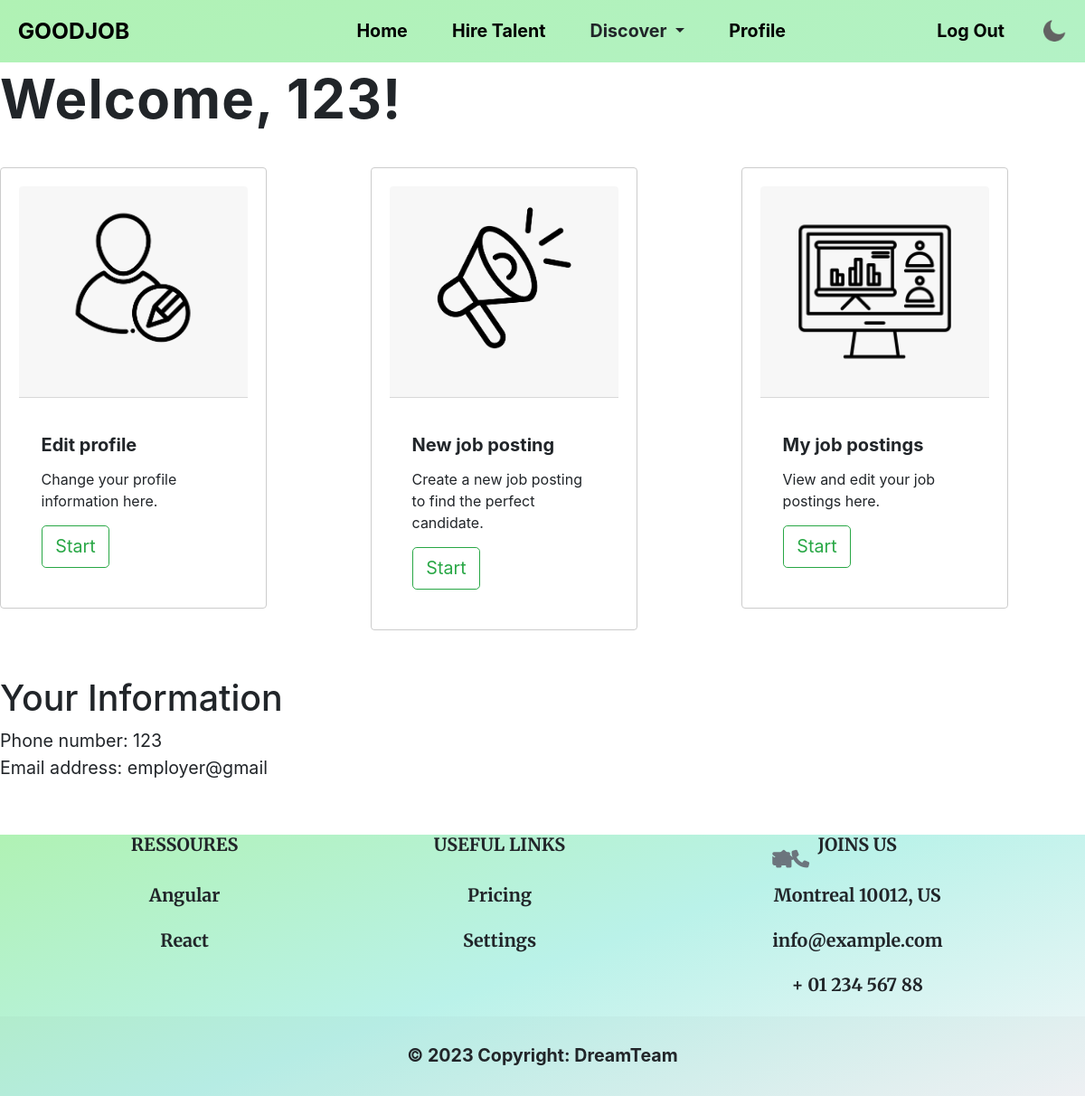
Screenshot of /employer_home (signed in) with the database file from the repository.
### app/models/user.py (models this page shows)
class User(db.Model, UserMixin):
    id = db.Column(db.Integer, primary_key=True)
    email = db.Column(db.String(100), unique=True)
    password = db.Column(db.String(20))
    first_name = db.Column(db.String(50))
    last_name = db.Column(db.String(50))
    company_name = db.Column(db.String(50))
    phone_number = db.Column(db.String(15))
    resume_file = db.Column(db.LargeBinary)
    profile = db.Column(db.String(20)) #values are "seeker", "employer", "admin"
    Posts = db.relationship('Post', backref='user', passive_deletes=True)

### app/views/main.py (the view)
@main.route('/employer_home')
@login_required
def employer_home():
    user_id = request.args.get('user_id')
    user = User.query.filter_by(id=user_id).first()
    return render_template("home/employer_home.html", user=current_user)

### app/views/main.py (called while the page is built)
@login_required
def get_notifications():
    if current_user:
        notifications = Notification.query.filter_by(user_id=current_user.id).all()
        return notifications
    else:
        return []

@main.context_processor
def inject_notifications():
    notifications = get_notifications()
    return dict(notifications=notifications)

### app/templates/home/employer_home.html (shortened to what this page needs)
{% extends "base.html" %}
{% block content %}
<head>
    <link rel="stylesheet" href="{{ url_for('static', filename='css/employer_home.css') }}">
    <h1 style="margin-bottom: 3%;">{% print("Welcome, " + user.company_name + "!" )%}</h1>
  </head>
<div class="row item1">
    <div class="col-md">
        <div class="card" style="width: 15rem;">
            <div class="card-header">
            <image src="{{url_for('static', filename='images/edit-profile-icon.png')}}" class="card-img-top" alt="imagenotworking">
            </div>
            <div class="card-body">
              <h5 class="card-title">Edit profile</h5>
              <p class="card-text">Change your profile information here.</p>
              <a id = "editinfo" href="/editinfo/{{user.id}}" class="btn btn-outline-success">Start</a>
            </div>
          </div>
    </div>
    <div class="col-md">
        <div class="card" style="width: 15rem;">
            <div class="card-header">
            <image src="{{url_for('static', filename='images/my-job-icon.png')}}" class="card-img-top" alt="imagenotworking">
            </div>
            <div class="card-body">
              <h5 class="card-title">New job posting</h5>
              <p class="card-text">Create a new job posting to find the perfect candidate.</p>
              <a id="create_post" href="/create_post" class="btn btn-outline-success">Start</a>
            </div>
          </div>
    </div>
    <div class="col-md">
        <div class="card" style="width: 15rem;">
            <div class="card-header">
            <image src="{{url_for('static', filename='images/my-postings-icon.png')}}" class="card-img-top" alt="imagenotworking">
            </div>
            <div class="card-body">
              <h5 class="card-title">My job postings</h5>
              <p class="card-text">View and edit your job postings here.</p>
              <a id="my_posts" href="/myposts" class="btn btn-outline-success"> Start</a>
            </div>
          </div>
    </div>
  </div>
<h2 style="margin-top: 3%;">Your Information</h2>
{% print("Phone number: " + user.phone_number) %} </br>
{% print("Email address: " + user.email) %}
{% endblock %}

### app/static/css/main.css (style rules this page uses)
* { margin: 0; text-decoration: none; padding: 0; list-style: none; }
:root { --primary-color: linear-gradient(160deg, #B0F2B4, #BAF2E9, #F4F6F9); --secondary-color: #F8F9FA; --body-fonts: "Helvetica", "Arial", sans-serif; --line-height: 1.5; --background-size: 400% 400%; font-size: calc(16px + (20 - 16) * (100vw - 320px) / (1280 - 320)); }
a { color:black; text-decoration: none; font-weight: bold; }
h1 { font-weight: bold; font-size: 60px; letter-spacing: .02em; line-height: 60pt; }
* { box-sizing: border-box;margin: 0;padding: 0 }

### app/static/css/jobpostings.css (style rules this page uses)
.card { border: 1px solid #ccc; border-radius: 4px; padding: 20px; margin-bottom: 15px; background-color: #fff; transition: all 0.3s ease; }
.card-header { display: flex; justify-content: space-between; align-items: center; margin-bottom: 15px; }
.card-title { font-weight: bold; font-size: 20px; margin-right: 10px; }
.card-text { margin-bottom: 15px; font-size: 16px; }

### app/static/css/employer_home.css (style rules this page uses)
.item1 div { position: relative; animation-name: one; animation-duration: 4s; }

### rows the page displays
User: company_name "Welcome, 123!", phone_number "Phone number: 123", email "Email address: employer@gmail"
